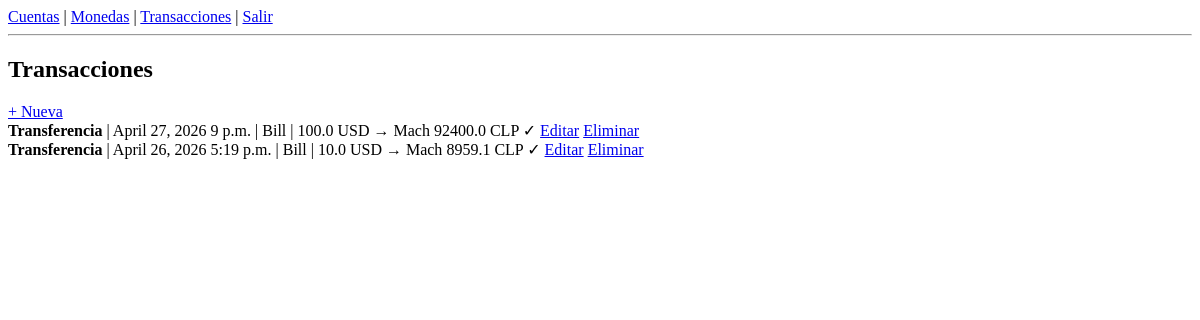
The page /transacciones/ (signed in) on the database as committed earlier.
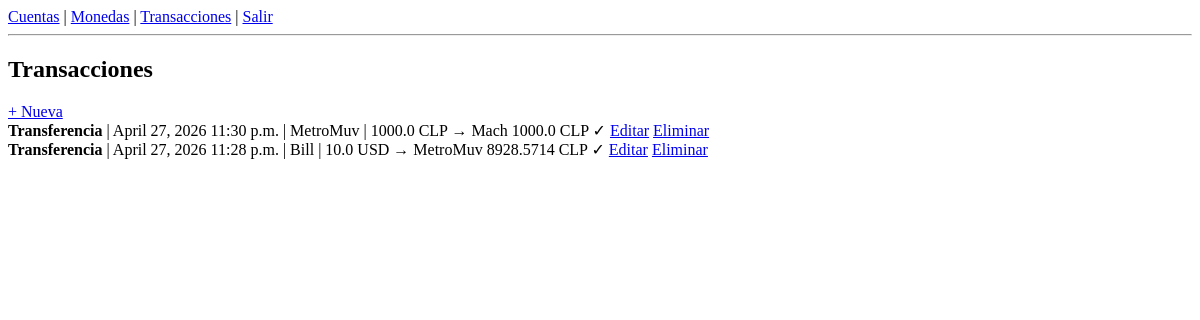
The same page on the database as committed later.
### apps/finanzas/models.py (models this page shows, shortened)
class Transaccion(models.Model):
    TIPO_CHOICES = [
        ('gasto', 'Gasto'),
        ('ingreso', 'Ingreso'),
        ('transferencia', 'Transferencia'),
    ]
    usuario = models.ForeignKey(settings.AUTH_USER_MODEL, on_delete=models.CASCADE)
    tipo = models.CharField(max_length=15, choices=TIPO_CHOICES)
    fecha = models.DateField()
    hora = models.TimeField()
    cuenta_origen = models.ForeignKey(
        Cuenta, on_delete=models.PROTECT,
        related_name='transacciones_origen'
    )
    cuenta_destino = models.ForeignKey(
        Cuenta, on_delete=models.PROTECT,
        related_name='transacciones_destino',
        null=True, blank=True  # solo para transferencias
    )
    categoria = models.ForeignKey(
        Categoria, on_delete=models.PROTECT,
        null=True, blank=True  # no aplica en transferencias
    )
    monto = models.FloatField()
    tasa_cambio = models.FloatField(null=True, blank=True)  # para transferencias
    monto_destino = models.FloatField(null=True, blank=True)  # monto convertido
    nota = models.TextField(blank=True, null=True)
    confirmada = models.BooleanField(default=True)
    incluir_en_informes = models.BooleanField(default=True)

class Cuenta(models.Model):
    usuario = models.ForeignKey(settings.AUTH_USER_MODEL, on_delete=models.CASCADE)
    titulo = models.CharField(max_length=100)
    moneda = models.ForeignKey(Moneda, on_delete=models.PROTECT)
    balance = models.FloatField(default=0.0)
    incluir_en_totales = models.BooleanField(default=True)
    mostrar_en_seleccion = models.BooleanField(default=True)
    nota = models.TextField(blank=True, null=True)

class Moneda(models.Model):
    SEPARADOR_MILLARES = [
        (',', 'Coma ,'),
        ('.', 'Punto .'),
        (' ', 'Espacio'),
        ('', 'Vacío'),
    ]
    SEPARADOR_DECIMAL = [
        ('.', 'Punto .'),
        (',', 'Coma ,'),
        (' ', 'Espacio'),
    ]
    FORMATO_CHOICES = [
        ('0 S', '0 S'),
        ('0S', '0S'),
        ('S 0', 'S 0'),
        ('S0', 'S0'),
    ]
    usuario = models.ForeignKey(settings.AUTH_USER_MODEL, on_delete=models.CASCADE, null=True, blank=True)
    simbolo = models.CharField(max_length=10)  # CUP, USD, CLP
    es_principal = models.BooleanField(default=False)
    separador_millares = models.CharField(max_length=2, choices=SEPARADOR_MILLARES, default=',')
    separador_decimal = models.CharField(max_length=2, choices=SEPARADOR_DECIMAL, default='.')
    decimales = models.IntegerField(default=2)  # 0, 1, 2
    formato = models.CharField(max_length=5, choices=FORMATO_CHOICES, default='0 S')
    tasa_cambio = models.FloatField(default=1.0)

### apps/finanzas/views.py (the view)
# urls.py: path('transacciones/', views.lista_transacciones, name='lista_transacciones'),
@login_required
def lista_transacciones(request):
    transacciones = Transaccion.objects.filter(
        usuario=request.user
    ).order_by('-fecha', '-hora')
    return render(request, 'finanzas/lista_transacciones.html', {'transacciones': transacciones})

### apps/finanzas/templates/finanzas/lista_transacciones.html (shortened to what this page needs)
{% extends 'finanzas/base.html' %}
{% block contenido %}
  <h2>Transacciones</h2>
  <a href="{% url 'crear_transaccion' %}">+ Nueva</a>
  {% for t in transacciones %}
  <div>
    <strong>{{ t.get_tipo_display }}</strong> |
    {{ t.fecha }} {{ t.hora }} |
    {{ t.cuenta_origen.titulo }} |
    {{ t.monto }} {{ t.cuenta_origen.moneda.simbolo }}
    {% if t.tipo == 'transferencia' %}
      → {{ t.cuenta_destino.titulo }} {{ t.monto_destino }} {{ t.cuenta_destino.moneda.simbolo }}
    {% endif %}
    {% if t.confirmada %}✓{% endif %}
    <a href="{% url 'editar_transaccion' t.pk %}">Editar</a>
    <a href="{% url 'eliminar_transaccion' t.pk %}">Eliminar</a>
  </div>
  {% empty %}
    <p>No hay transacciones.</p>
  {% endfor %}
{% endblock %}

### apps/finanzas/templates/finanzas/base.html (shortened to what this page needs)
<!DOCTYPE html>
<html lang="es">
<head>
</head>
<body>
  <nav>
    <a href="{% url 'lista_cuentas' %}">Cuentas</a> |
    <a href="{% url 'lista_monedas' %}">Monedas</a> |
    <a href="{% url 'lista_transacciones' %}">Transacciones</a> |
    <a href="{% url 'logout' %}">Salir</a>
  </nav>
  <hr>
  {% block contenido %}{% endblock %}
</body>
</html>

Rows that differ between the two databases and show on the page:
removed Transaccion: tipo "Transferencia", fecha "April 27, 2026", hora "9 p.m.", cuenta_origen.titulo "Bill", monto "100.0", cuenta_origen.moneda.simbolo "USD", cuenta_destino.titulo "Mach", monto_destino "92400.0", cuenta_destino.moneda.simbolo "CLP"
removed Transaccion: tipo "Transferencia", fecha "April 26, 2026", hora "5:19 p.m.", cuenta_origen.titulo "Bill", monto "10.0", cuenta_origen.moneda.simbolo "USD", cuenta_destino.titulo "Mach", monto_destino "8959.1", cuenta_destino.moneda.simbolo "CLP"
added Transaccion: tipo "Transferencia", fecha "April 27, 2026", hora "11:30 p.m.", cuenta_origen.titulo "MetroMuv", monto "1000.0", cuenta_origen.moneda.simbolo "CLP", cuenta_destino.titulo "Mach", monto_destino "1000.0", cuenta_destino.moneda.simbolo "CLP"
added Transaccion: tipo "Transferencia", fecha "April 27, 2026", hora "11:28 p.m.", cuenta_origen.titulo "Bill", monto "10.0", cuenta_origen.moneda.simbolo "USD", cuenta_destino.titulo "MetroMuv", monto_destino "8928.5714", cuenta_destino.moneda.simbolo "CLP"
